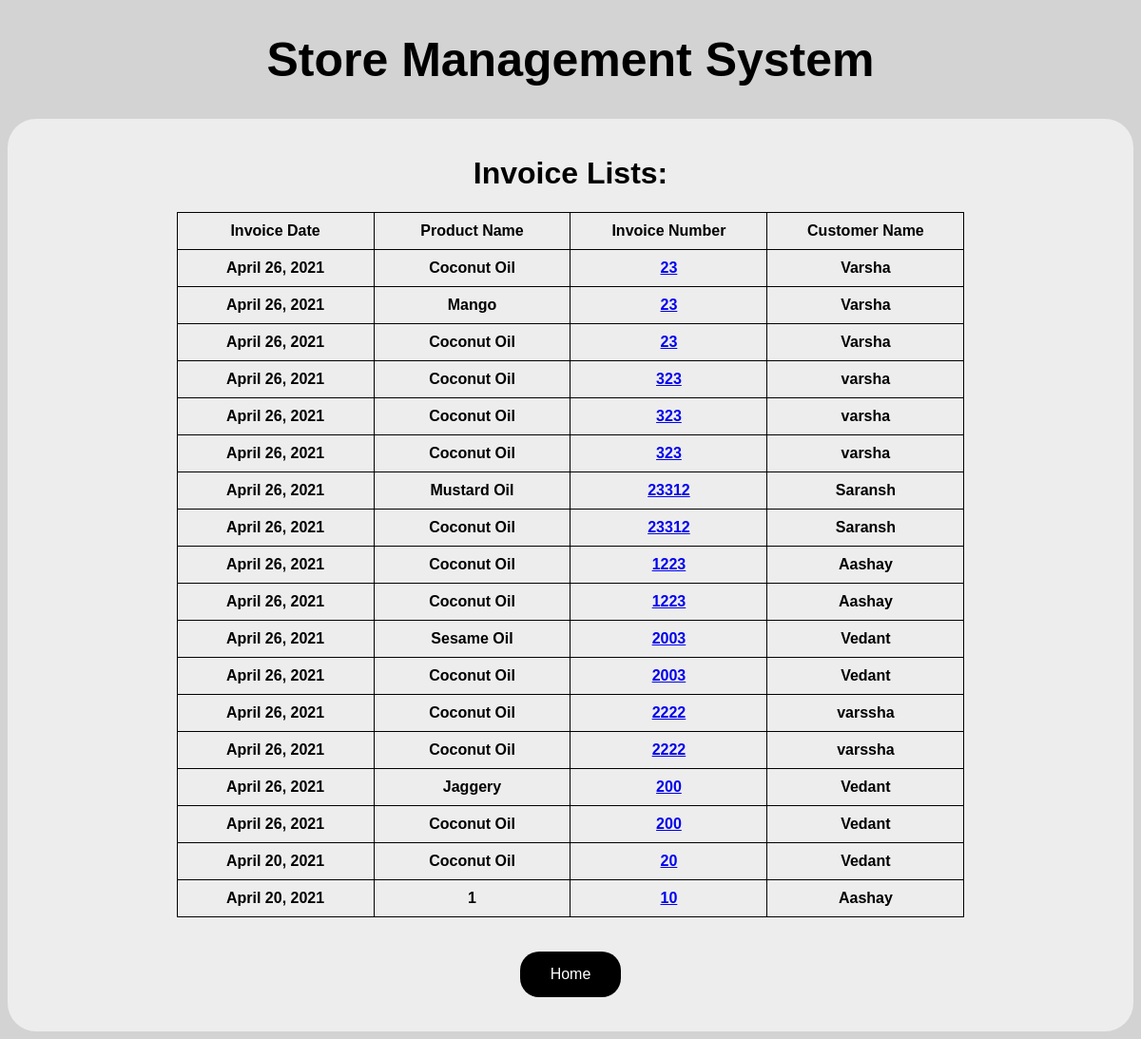
The app's page /inv_list with its own data.
### storedb/models.py (models this page shows, shortened)
class Invoice(models.Model):
    cust_name = models.CharField(max_length=30)
    date = models.DateField()
    inv_no = models.IntegerField()
    prod_name = models.CharField(max_length=30)
    prod_size = models.CharField(max_length=30)
    prod_unit = models.CharField(max_length=10)
    prod_quant = models.IntegerField()
    prod_rate = models.IntegerField()
    total = models.IntegerField()
    discount = models.IntegerField(default=0)
    taxes = models.IntegerField(default=0)
    delivery = models.IntegerField(default=0)

### storedb/views.py (the view)
# urls.py: path('inv_list', views.inv_list, name='inv_list'),
def inv_list(request):
    invoice = Invoice.objects.order_by('-id').distinct()
    return render(request, 'invoiceList.html', {'invoice': invoice})

### storedb/templates/invoiceList.html (shortened to what this page needs)
{% extends "base.html" %}
{% block content %}
<center>
    <h1>Invoice Lists:</h1>
<table>
            <tr>
                <td>Invoice Date</td>
                <td>Product Name</td>
                <td>Invoice Number</td>
                <td>Customer Name</td>
            </tr>
            {% for i in invoice %}
            <tr>
                <td>{{i.date}}</td>
                <td>{{i.prod_name}}</td>
                <td><a href="invoice/{{i.inv_no}}">{{i.inv_no}}</a></td>
                <td>{{i.cust_name}}</td>
            </tr>
           {% endfor %}
        </table><br><br>
    <form action="cancel" method="post">
            <button type="submit">Home</button>
    </form><br><br>
</center>
{% endblock content %}

### storedb/templates/base.html (style rules this page uses)
html { background: #D3D3D3 ; font-family: Verdana, sans-serif; }
table, th, td { table-layout: fixed; border: 1px solid black; border-collapse: collapse; width: 70%; text-align: center; padding: 10px; }
button { background-color:black; border: medium; border-color: black; color: white; padding: 15px 32px; text-align: center; border-radius: 20px; font-size: 16px; }

### records on screen
Invoice: date "April 26, 2021", prod_name "Coconut Oil", inv_no "23", cust_name "Varsha"
Invoice: date "April 26, 2021", prod_name "Mango", inv_no "23", cust_name "Varsha"
Invoice: date "April 26, 2021", prod_name "Coconut Oil", inv_no "23", cust_name "Varsha"
Invoice: date "April 26, 2021", prod_name "Coconut Oil", inv_no "323", cust_name "varsha"
Invoice: date "April 26, 2021", prod_name "Coconut Oil", inv_no "323", cust_name "varsha"
Invoice: date "April 26, 2021", prod_name "Coconut Oil", inv_no "323", cust_name "varsha"
Invoice: date "April 26, 2021", prod_name "Mustard Oil", inv_no "23312", cust_name "Saransh"
Invoice: date "April 26, 2021", prod_name "Coconut Oil", inv_no "23312", cust_name "Saransh"
Invoice: date "April 26, 2021", prod_name "Coconut Oil", inv_no "1223", cust_name "Aashay"
Invoice: date "April 26, 2021", prod_name "Coconut Oil", inv_no "1223", cust_name "Aashay"
Invoice: date "April 26, 2021", prod_name "Sesame Oil", inv_no "2003", cust_name "Vedant"
Invoice: date "April 26, 2021", prod_name "Coconut Oil", inv_no "2003", cust_name "Vedant"
Invoice: date "April 26, 2021", prod_name "Coconut Oil", inv_no "2222", cust_name "varssha"
Invoice: date "April 26, 2021", prod_name "Coconut Oil", inv_no "2222", cust_name "varssha"
Invoice: date "April 26, 2021", prod_name "Jaggery", inv_no "200", cust_name "Vedant"
Invoice: date "April 26, 2021", prod_name "Coconut Oil", inv_no "200", cust_name "Vedant"
Invoice: date "April 20, 2021", prod_name "Coconut Oil", inv_no "20", cust_name "Vedant"
Invoice: date "April 20, 2021", prod_name "1", inv_no "10", cust_name "Aashay"
